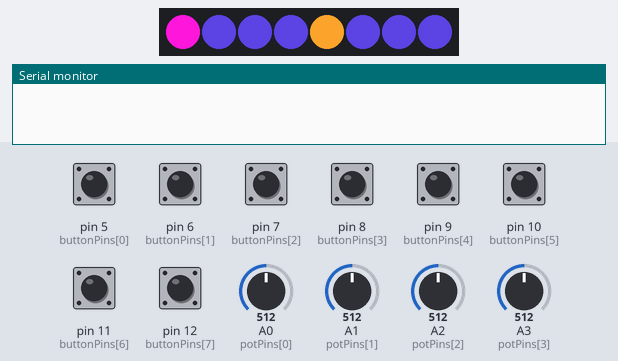
Simulated run of this sketch. Board: Teensy 4. Shown: 8 RGB LEDs in strip order, left to right, the last lines printed to the serial monitor. Inputs (shaded band) come from the test bench; at power-on: pin 5 (buttonPins[0]), pin 6 (buttonPins[1]), pin 7 (buttonPins[2]), pin 8 (buttonPins[3]), pin 9 (buttonPins[4]), pin 10 (buttonPins[5]), pin 11 (buttonPins[6]), pin 12 (buttonPins[7]) HIGH, A0 (potPins[0]) = 512, A1 (potPins[1]) = 512, A2 (potPins[2]) = 512, A3 (potPins[3]) = 512. The strip is taken to match the declared colour order.

Above: at 4.3 s.
4.4 s: pin 5 (buttonPins[0]) pulled LOW for 0.15 s
At 5.6 s:
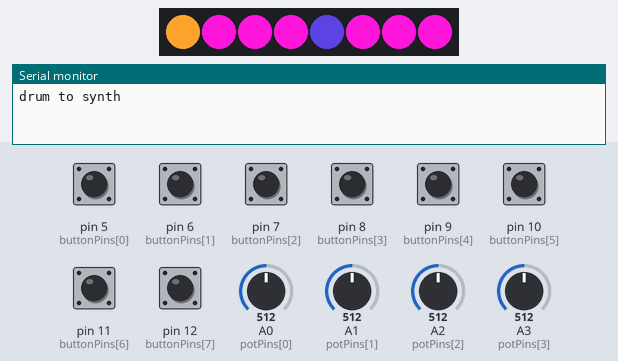
6.0 s: pin 5 (buttonPins[0]) pulled LOW for 1 s
At 8.0 s:
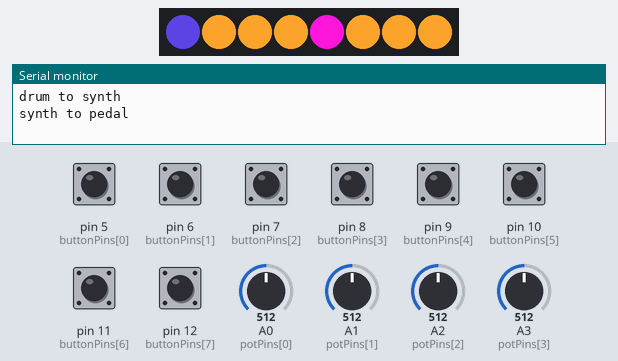
8.5 s: pin 9 (buttonPins[4]) pulled LOW for 0.15 s
At 9.8 s:
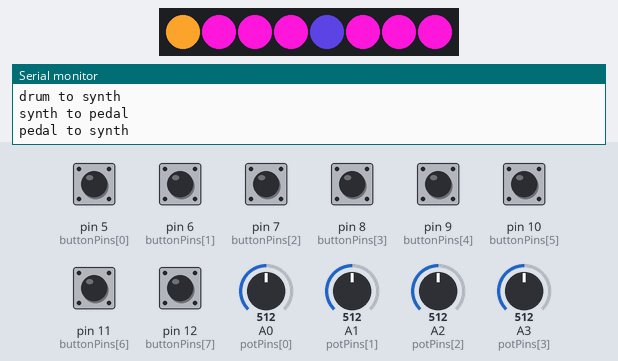
10.1 s: pin 9 (buttonPins[4]) pulled LOW for 1 s
At 12.3 s:
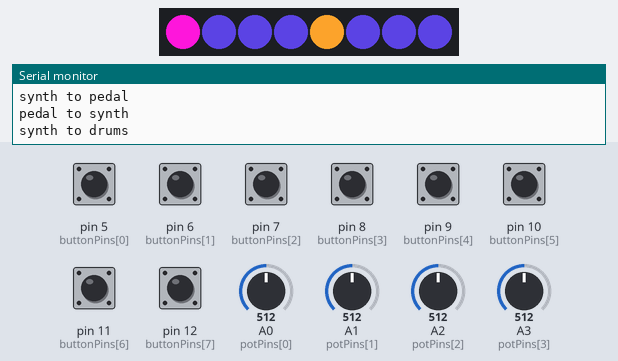
12.6 s: pin 5 (buttonPins[0]) pulsed LOW 5 times (0.12 s each, 0.3 s apart)
At 15.3 s:
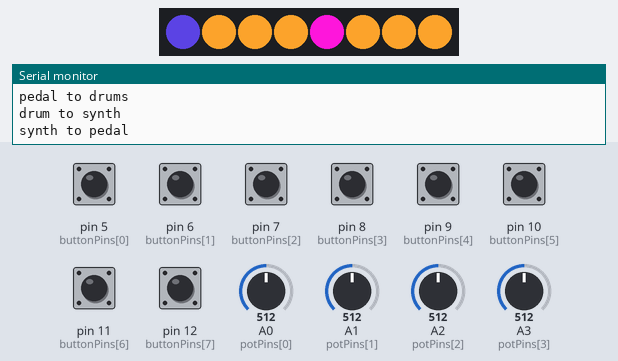
Timing chart, 0 to 16.6 s (numbered marks = the images above; inputs shaded):
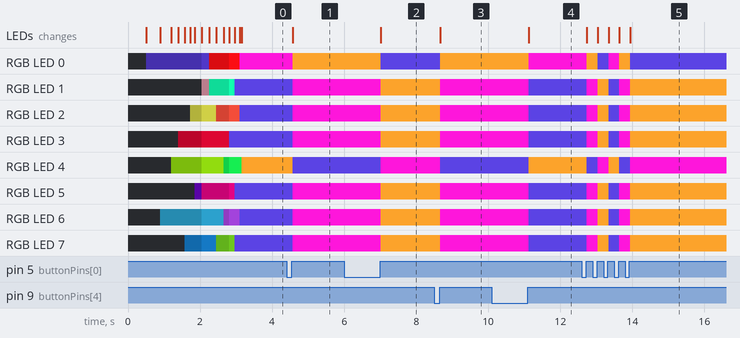

The sketch:

The_Farm_Tool.ino
```cpp
#include <Bounce2.h>
int buttonPins[] = {5, 6, 7, 8, 9, 10, 11, 12};
int buttonStates[] = {0, 0, 0, 0, 0, 0, 0, 0};
Bounce * buttons = new Bounce[8];

int potPins[] = {A0, A1, A2, A3};
int potStates[] = {0, 0, 0, 0};

#include <Adafruit_NeoPixel.h>
Adafruit_NeoPixel strip(8, 4, NEO_RGB + NEO_KHZ800);


//state variable
int screen = 0;

//bools to track when lights should be what colors
bool drumLights = false;
bool synthLights = false;
bool pedalLights = false;

void setup() {
  Serial.begin(9600);
  strip.begin();
  strip.clear();
  initializeButtons();
  wakeUp();
}

void loop() {
  //updates the current state of the pots and buttons
  updateButtons();
  updatePots();


  //state machine of control which "screen" i'm on
  switch (screen) {
    case 0:
      wakeUp();
      break;
    case 1:
      drumBoard();
      break;
    case 2:
      synthBoard();
      break;
    case 3:
      pedalBoard();
      break;
  }

}
```

drums.ino
```cpp
///////DRUMS///////

boolean drumButtons[] = {false, false, false, false, false, false};

int drumPots[] = {0, 0, 0, 0};
int drumPotTol = 10;

void drumBoard() {

  //sets LED colors for the screen
  if (drumLights) {
    strip.clear();

    for (int i = 0; i < strip.numPixels(); i++) {
      //drum color
      strip.setPixelColor(i, 68, 50, 170);
      if (i == 4) {
        //pedal color
        strip.setPixelColor(i, 245, 158, 42);
      }
      if (i == 0) {
        //synth color
        strip.setPixelColor(i, 250, 22, 216);
      }
    }
    strip.show();
    drumLights = false;
  }

  //runs through the buttons to check if any have been pressed
  for (int i = 0; i < 8; i++) {
    int curDrum = buttonStates[i];

    if (curDrum == 1 && i != 0 && 1 != 4) {
      drumButtons[i] = !drumButtons[i];
      if (drumButtons[i]) {
        usbMIDI.sendControlChange(i, 127, 1);
      }
      else {
        usbMIDI.sendControlChange(i, 0, 1);
      }
    }

    //state change buttons
    if (curDrum == 1 && i == 0) {
      strip.clear(); drumLights = false; synthLights = true; screen = 2;
      Serial.println("drum to synth");
    }
    if (curDrum == 1 && i == 4) {
      strip.clear(); drumLights = false; pedalLights = true; screen = 3;
      Serial.println("drum to pedals");
    }
  }

  //storing the pots//
  for (int i = 0; i < 4; i++) {
    int thisPot = potStates[i];
    if (abs(thisPot - drumPots[i]) > drumPotTol) {
      usbMIDI.sendControlChange(i + 8, thisPot, 1);
      drumPots[i] = thisPot;
    }

  }
}
```

inputs.ino
```cpp
//Fun animation on power on
void wakeUp() {

  //put on a little make up

  //starts out dim
  strip.setBrightness(75);
  //initial color splash
  strip.setPixelColor(0, 68, 50, 170);
  delay(500);
  strip.show();
  strip.setPixelColor(6, 43, 150, 190);
  delay(400);
  strip.show();
  strip.setPixelColor(4, 168, 250, 17);
  delay(300);
  strip.show();
  strip.setPixelColor(3, 255, 10, 60);
  delay(200);
  strip.show();
  strip.setPixelColor(7, 20, 100, 160);
  delay(175);
  strip.show();
  strip.setPixelColor(2, 200, 200, 70);
  delay(150);
  strip.show();
  strip.setPixelColor(5, 75, 6, 140);
  delay(125);
  strip.show();
  strip.setPixelColor(1, 125, 87, 96);
  delay(100);
  strip.show();
  //increases brightness for step 2
  strip.setBrightness(150);
  strip.setPixelColor(5, 168, 5, 98);
  delay(100);
  strip.show();
  strip.setPixelColor(0, 243, 15, 19);
  delay(100);
  strip.show();
  strip.setPixelColor(1, 18, 250, 174);
  delay(100);
  strip.show();
  strip.setPixelColor(7, 55, 100, 16);
  delay(100);
  strip.show();
  strip.setPixelColor(2, 220, 70, 54);
  delay(100);
  strip.show();
  strip.setPixelColor(4, 20, 200, 70);
  delay(100);
  strip.show();
  strip.setPixelColor(6, 111, 46, 148);
  delay(100);
  strip.show();
  strip.setPixelColor(3, 25, 87, 209);
  delay(100);
  strip.show();
  //full brightness for the rest of the sketch
  strip.setBrightness(255);
  strip.setPixelColor(3, 68, 50, 170);
  delay(50);
  strip.show();
  strip.setPixelColor(7, 68, 50, 170);
  delay(50);
  strip.show();
  strip.setPixelColor(1, 68, 50, 170);
  delay(50);
  strip.show();
  strip.setPixelColor(5, 68, 50, 170);
  delay(50);
  strip.show();
  strip.setPixelColor(0, 250, 22, 216);
  delay(50);
  strip.show();
  strip.setPixelColor(2, 68, 50, 170);
  delay(50);
  strip.show();
  strip.setPixelColor(6, 68, 50, 170);
  delay(50);
  strip.show();
  strip.setPixelColor(4, 245, 158, 42);
  delay(50);
  strip.show();


  //sends it into the drum screen
  drumLights = true;
  screen = 1;
}

///////////////////////////////////////////////////////////////

void initializeButtons() {
  for (int i = 0; i < 8; i++) {
    buttons[i].attach(buttonPins[i] , INPUT_PULLUP  );
    buttons[i].interval(15);
  }
}
//////////////////////////////////////////////////////////////////
void updateButtons() {
  for (int i = 0; i < 8; i++) {
    buttons[i].update();
    if (buttons[i].rose()) {
      buttonStates[i] = 1;
    }
    else {
      buttonStates[i] = 0;
    }
  }
}
////////////////////////////////////////////////////////////////
void updatePots() {
  for (int i = 0; i < 4; i++) {
    int thisPot = analogRead(potPins[i]);
    int mapPot = map(thisPot, 0, 1023, 0, 127);

    //reverses the mapping so the knobs rotate the correct way
    if (i != 4) {
      mapPot = 127 - mapPot;
    }

    potStates[i] = mapPot;
  }
}
```

pedals.ino
```cpp
///////PEDALS///////

boolean pedalButtons[] = {false, false, false, false, false, false};

int pedalPots[] = {0, 0, 0, 0};
int pedalPotTol = 10;

int pedalOffset = 20;
int pedalOffset2 = (8 + pedalOffset);

///////////////////////////////////////////////////////////////////////////////
void pedalBoard() {

  //sets LEDS for pedal screen
  if (pedalLights) {
    for (int i = 0; i < strip.numPixels(); i++) {
      //pedal color
      strip.setPixelColor(i, 245, 158, 42);
      if (i == 4) {
        //synth color
        strip.setPixelColor(i, 250, 22, 216);
      }
      if (i == 0) {
        //drum color
        strip.setPixelColor(i, 68, 50, 170);
      }
    }
    strip.show();
    pedalLights = false;
  }


  for (int i = 0; i < 8; i++) {
    int curPedal = buttonStates[i];

    //checks if buttons were pressed
    if (curPedal == 1 && i != 0 && 1 != 4) {
      pedalButtons[i] = !pedalButtons[i];
      if (pedalButtons[i]) {
        usbMIDI.sendControlChange(i + pedalOffset, 127, 1);
      }
      else {
        usbMIDI.sendControlChange(i + pedalOffset, 0, 1);
      }
    }

    //screen change buttons
    if (curPedal == 1 && i == 0) {
      strip.clear(); pedalLights = false; drumLights = true; screen = 1;
      Serial.println("pedal to drums");
    }
    if (curPedal == 1 && i == 4) {
      strip.clear(); pedalLights = false; synthLights = true; screen = 2;
      Serial.println("pedal to synth");
    }
  }

  //storing the pots//
  for (int i = 0; i < 4; i++) {
    int thisPot = potStates[i];
    if (abs(thisPot - pedalPots[i]) > pedalPotTol) {
      usbMIDI.sendControlChange(i + pedalOffset2, thisPot, 1);
      pedalPots[i] = thisPot;
    }

  }
}
```

synths.ino
```cpp
///////SYNTHS///////

boolean synthButtons[] = {false, false, false, false, false, false};

int synthPots[] = {0, 0, 0, 0};
int synthPotTol = 10;

int synthOffset = 40;
int synthOffset2 = (8 + synthOffset);

///////////////////////////////////////////////////////////////////////////////
void synthBoard() {

  //sets LEDs for the pedals screen
  if (synthLights) {
    for (int i = 0; i < strip.numPixels(); i++) {
      //synth color
      strip.setPixelColor(i, 250, 22, 216);
      if (i == 0) {
        //pedal color
        strip.setPixelColor(i, 245, 158, 42);
      }
      if (i == 4) {
        //drum color
        strip.setPixelColor(i, 68, 50, 170);
      }
    }
    strip.show();
    pedalLights = false;
  }

  //checks if buttons were pressed
  for (int i = 0; i < 8; i++) {
    int curSynth = buttonStates[i];

    if (curSynth == 1 && i != 0 && 1 != 4) {
      synthButtons[i] = !synthButtons[i];
      if (synthButtons[i]) {
        usbMIDI.sendControlChange(i + synthOffset, 127, 1);
      }
      else {
        usbMIDI.sendControlChange(i + synthOffset, 0, 1);
      }
    }

    //screen change buttons
    if (curSynth == 1 && i == 0) {
      strip.clear(); synthLights = false; pedalLights = true; screen = 3;
      Serial.println("synth to pedal");
    }
    if (curSynth == 1 && i == 4) {
      strip.clear(); synthLights = false; drumLights = true; screen = 1;
      Serial.println("synth to drums");
    }
  }

  //storing the pots//
  for (int i = 0; i < 4; i++) {
    int thisPot = potStates[i];
    if (abs(thisPot - synthPots[i]) > synthPotTol) {
      usbMIDI.sendControlChange(i + synthOffset2, thisPot, 1);
      synthPots[i] = thisPot;
    }

  }
}
```

Measured:
- after the input at 4.4 s, RGB LED 0: RGB(250, 22, 216) → RGB(245, 158, 42) after 0.17 s; RGB LED 1–3, RGB LED 5–7: RGB(68, 50, 170) → RGB(250, 22, 216) after 0.17 s; RGB LED 4: RGB(245, 158, 42) → RGB(68, 50, 170) after 0.17 s; the LEDs: change after 0.17 s (image 1)
- after the input at 6.0 s, RGB LED 0: RGB(245, 158, 42) → RGB(68, 50, 170) after 1.0 s; RGB LED 1–3, RGB LED 5–7: RGB(250, 22, 216) → RGB(245, 158, 42) after 1.0 s; RGB LED 4: RGB(68, 50, 170) → RGB(250, 22, 216) after 1.0 s; the LEDs: change after 1.0 s (image 2)
- after the input at 8.5 s, RGB LED 0: RGB(68, 50, 170) → RGB(245, 158, 42) after 0.17 s; RGB LED 1–3, RGB LED 5–7: RGB(245, 158, 42) → RGB(250, 22, 216) after 0.17 s; RGB LED 4: RGB(250, 22, 216) → RGB(68, 50, 170) after 0.17 s; the LEDs: change after 0.17 s (image 3)
- after the input at 10.1 s, RGB LED 0: RGB(245, 158, 42) → RGB(250, 22, 216) after 1.0 s; RGB LED 1–3, RGB LED 5–7: RGB(250, 22, 216) → RGB(68, 50, 170) after 1.0 s; RGB LED 4: RGB(68, 50, 170) → RGB(245, 158, 42) after 1.0 s; the LEDs: change after 1.0 s (image 4)
